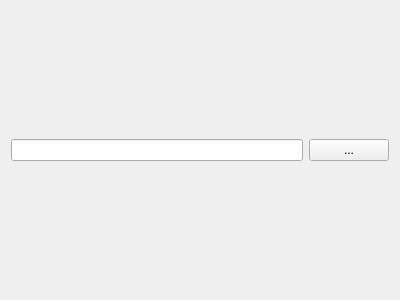
<?xml version="1.0" encoding="UTF-8"?>
<ui version="4.0">
 <class>PageCacheDir</class>
 <widget class="QWizardPage" name="PageCacheDir">
  <property name="geometry">
   <rect>
    <x>0</x>
    <y>0</y>
    <width>400</width>
    <height>300</height>
   </rect>
  </property>
  <property name="windowTitle">
   <string>WizardPage</string>
  </property>
  <property name="title">
   <string>Cache Direc&amp;tory</string>
  </property>
  <property name="subTitle">
   <string>Specify where the calibration images are downloaded (about 1 GB of free space is required)</string>
  </property>
  <layout class="QHBoxLayout" name="horizontalLayout">
   <item>
    <widget class="QLineEdit" name="path"/>
   </item>
   <item>
    <widget class="QPushButton" name="pathSelect">
     <property name="text">
      <string>...</string>
     </property>
     <property name="flat">
      <bool>false</bool>
     </property>
    </widget>
   </item>
  </layout>
 </widget>
 <resources/>
 <connections/>
</ui>
